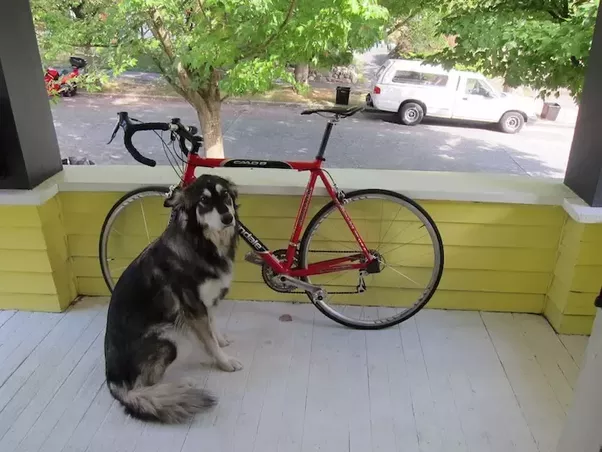
#> input picture Images/dog_test.png, 602 x 452 px, found by its file name
$ python Translation.py
#> lines starting #> are read from the running program, lines starting #| are printed output that depends on the picture
import cv2 as cv
import numpy as np

img = cv.imread('Images/dog_test.png')
#> img is the input picture: shape (452, 602, 3); mean B, G, R 114.6, 135.5, 135.2
cv.imshow('real', img)

def translate(img,x,y): # x refers to number of pixel to be shifted in x axis same with y
#> called with x = 100, y = 100
    transMat = np.float32([[1,0,x],[0,1,y]])
    dim =  (img.shape[1],img.shape[0])
#> dim = (602, 452)

    return cv.warpAffine(img, transMat, dim)
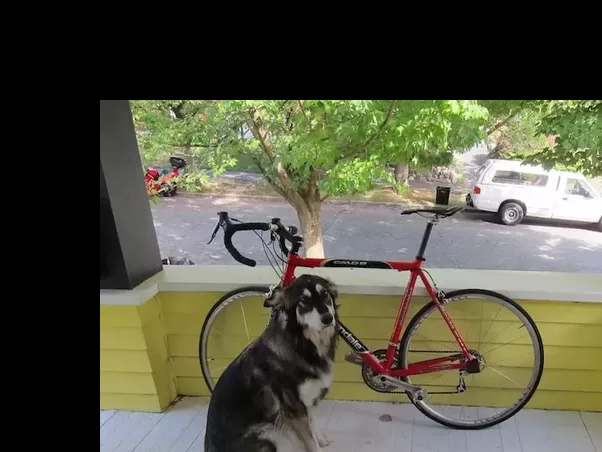
#> returned value: shape (452, 602, 3); mean of channels 0, 1, 2 67.2, 84.2, 84.4; drawn as B, G, R

# -x -> left
#  x -> right
# -y -> down
#  y -> up

translated = translate(img, 100, 100)
cv.imshow('Translated', translated)

cv.waitKey(0)

$ run again, with Images/Convolution0.png copied over Images/dog_test.png
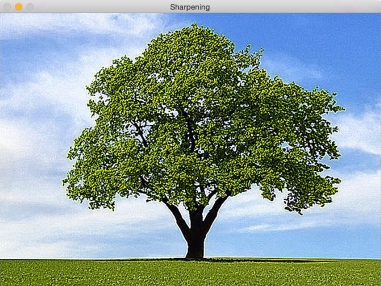
#> input picture Images/Convolution0.png, 381 x 286 px, found by its file name
#> img is the input picture: shape (286, 381, 3); mean B, G, R 154.3, 157.1, 137.4
#> in translate, `return cv.warpAffine(img, transMat, dim)`:
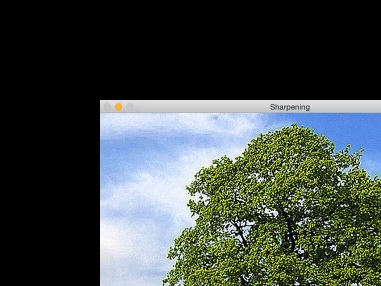
#> returned value: shape (286, 381, 3); mean of channels 0, 1, 2 68.1, 71.8, 64.1; drawn as B, G, R

$ run again, with Images/Convolution10.png copied over Images/dog_test.png
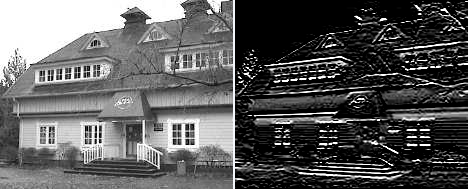
#> input picture Images/Convolution10.png, 468 x 189 px, found by its file name
#> img is the input picture: shape (189, 468, 3); mean B, G, R 91.7, 91.6, 91.6
#> in translate, `return cv.warpAffine(img, transMat, dim)`:
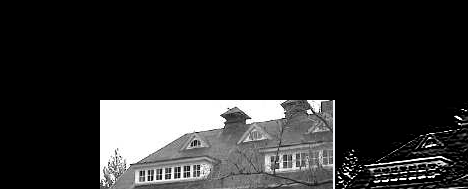
#> returned value: shape (189, 468, 3); mean of channels 0, 1, 2 42.1, 42.1, 42.1; drawn as B, G, R
